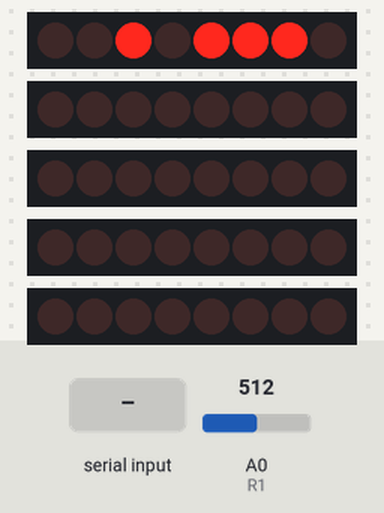
The sketch below on a simulated Arduino Uno, built with avr-gcc and run on an emulated ATmega328P. Parts: 5 × 8 shift-register outputs drawn as a row of LEDs (first output left, lit = HIGH). Wiring (inferred from the names in the program): 5 × shift register (74HC595): data pin 12, shift clock pin 11, latch pin 10 / data A0, shift clock A1 / data pin 6, shift clock pin 7 / data pin 9, shift clock pin 13 / data pin 4, shift clock pin 5. Wiring (inferred from the signals the program sends): 5 × row of LEDs: on Q0, Q1, Q2, Q3, Q4, Q5, Q6, Q7 / on Q0, Q1, Q2, Q3, Q4, Q5, Q6, Q7 / on Q0, Q1, Q2, Q3, Q4, Q5, Q6, Q7 / on Q0, Q1, Q2, Q3, Q4, Q5, Q6, Q7 / on Q0, Q1, Q2, Q3, Q4, Q5, Q6, Q7. The inputs (shaded band) are chosen by the test bench; at power-on: A0 (R1) = 512. Random numbers use the default seed unless the sketch sets one; what the sketch prints to the serial monitor is not drawn.

Above: at 7.2 s.
7.3 s: "L" received over the second serial link
At 8.8 s:
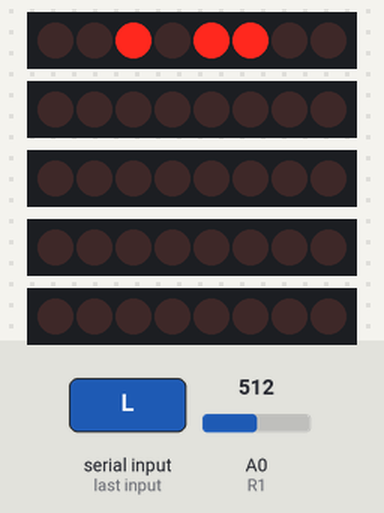
11.5 s: A0 (R1) set to 716
At 15.5 s:
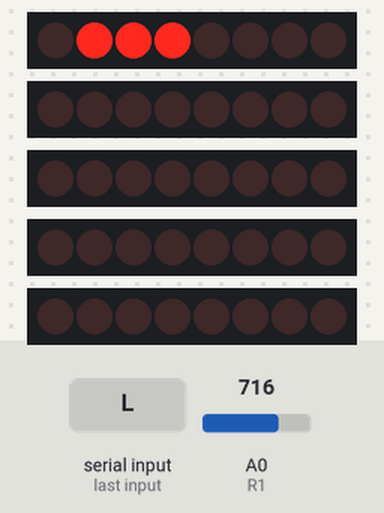
15.7 s: "R" received over the second serial link
17.2 s: "L" received over the second serial link
At 18.8 s:
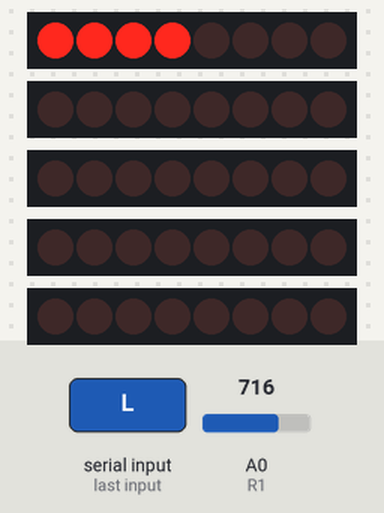
20.5 s: "R" received over the second serial link
At 22.5 s:
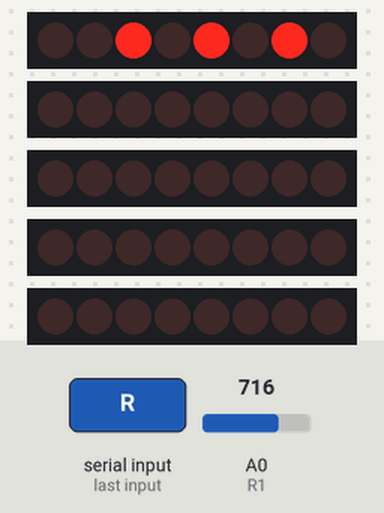
Timing chart, 0 to 23.5 s (numbered marks = the images above; inputs shaded):
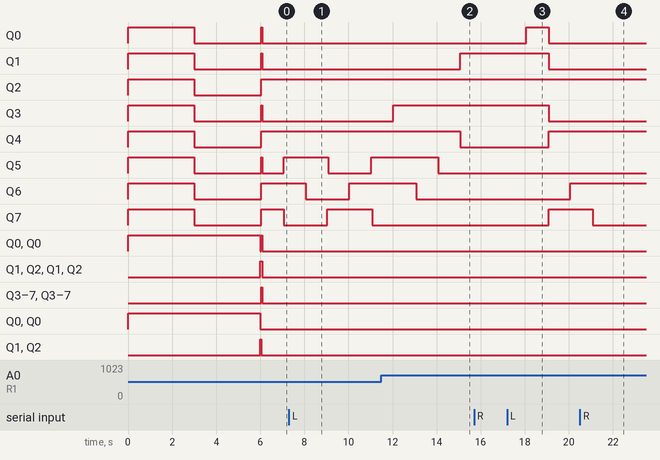

The sketch:

BlueSnake.ino
```cpp
#include <SoftwareSerial.h>
SoftwareSerial hc06(3, 2); // RX = 2, TX = 3

char appData;
String inData = "";
//
#define gatePin 10
#define clockPin 11
#define dataPin 12
//                 define rows pins numbers
#define R1 A0
#define R2 A1
#define R3 4
#define R4 5
#define R5 6
#define R6 7
#define R7 9
#define R8 13
//                 define columns pins numbers in shift register
#define C1 1
#define C2 2
#define C3 4
#define C4 8
#define C5 16
#define C6 32
#define C7 64
#define C8 128
//                 define buttons
#define Up    A4
#define Down  A5
#define Left  A2
#define Right A3

//                                    helper
bool   DispMatrix[8][8] = {//       1.[] col   2.[]row
  {1,1,1,1,1,1,1,1},
  {0,0,1,0,0,1,0,0},
  {0,0,1,0,0,1,1,1},
  {0,0,1,0,0,1,0,0},
  {1,1,1,0,1,1,1,1},
  {1,0,0,0,0,0,1,0},
  {1,1,1,0,0,0,1,0},
  {0,0,1,0,0,0,1,0}
  };

byte   CMatrix[8] = {
  1,2,4,8,16,32,64,128
};
//                               contains last postion of snake


byte getColumn(byte row){
  byte numberForColumnDisplay = 0;
  for(int i = 0; i < 8; i++){
    numberForColumnDisplay = numberForColumnDisplay +  DispMatrix[i][row] * CMatrix[i];
  }
  return 255 - numberForColumnDisplay;
}


void SelectRow(byte row){
  digitalWrite(R1,LOW);
  digitalWrite(R2,LOW);
  digitalWrite(R3,LOW);
  digitalWrite(R4,LOW);
  digitalWrite(R5,LOW);
  digitalWrite(R6,LOW);
  digitalWrite(R7,LOW);
  digitalWrite(R8,LOW);
  switch(row){
  case 0:
    digitalWrite(R1,HIGH);
    break;
  case 1:
    digitalWrite(R2,HIGH);
    break;
  case 2:
    digitalWrite(R3,HIGH);
    break;
  case 3:
    digitalWrite(R4,HIGH);
    break;
  case 4:
    digitalWrite(R5,HIGH);
    break;
  case 5:
    digitalWrite(R6,HIGH);
    break;
  case 6:
    digitalWrite(R7,HIGH);
    break;
  case 7:
    digitalWrite(R8,HIGH);
    break;
  default:
    break;

  }

}


void SelectColumns(byte data){
  digitalWrite(gatePin,LOW);
  shiftOut(dataPin, clockPin ,MSBFIRST, data);
  digitalWrite(gatePin,HIGH);
}

byte checkButtons(){
   if(digitalRead(Up)){
      return 1;
   }
   if(digitalRead(Down)){
      return 2;
   }
   if(digitalRead(Left)){
      return 3;
   }
   if(digitalRead(Right)){
      return 4;
   }
   return 0;
}
// tutaj działa na skret lewo prawo 1 i 2 jest nie używane z tego co patrzyłem

//         Up 1
//  Left <- 3   4 -> Right
//       Down 2


class Snake{//                                                     snake class
  private:
    byte body[2][64];//                            0 for->col->x, 1 for->row->y
    byte Candy[2][2];//          1.[] which 2.[0] for x 2.[1]for y
    byte leng;
    byte WayToGO;
  public:
    Snake();
    bool moveSnake(byte where);
    void makeDisplay();
    void addPart(byte x, byte y);
    bool HitSnake(byte col,byte row);
    bool AteCandy(byte col, byte row);
    byte whereToGo(byte lastButton);
};


Snake::Snake(){
  body[0][0] = 7;//                  its for column x
  body[1][0] = 6;//                  its for row y
  body[0][1] = 7;
  body[1][1] = 7;
  Candy[0][0] = 2;
  Candy[0][1] = 1;
  Candy[1][0] = 4;
  Candy[1][1] = 6;
  leng = 2;
  WayToGO = 1;
}

void Snake::makeDisplay(){
 for(int i = 0; i<8 ; i++)
  for(int j = 0; j<8 ; j++)
    DispMatrix[i][j] = 0;
 for(int len = leng; len > 0; len--){
   DispMatrix[body[0][len-1]][body[1][len-1]] = 1;
 }
 DispMatrix[Candy[0][0]][Candy[0][1]] = 1;
 DispMatrix[Candy[1][0]][Candy[1][1]] = 1;
}

bool Snake::moveSnake(byte where){//                      MOVE SNAKE
  //Serial.println(where);
  bool didAte;
  byte NewPart[2];
  switch(where){
    case 1://                                             GO UP
      if(body[0][0]<1) return 1;
      if(HitSnake(body[0][0] - 1,body[1][0])) return 1;
      didAte = AteCandy(body[0][0] - 1,body[1][0]);
      NewPart[0] =  body[0][leng - 1];
      NewPart[1] =  body[1][leng - 1];
      for(int len = leng - 1; len > 0; len--){
        body[0][len] = body[0][len - 1];
        body[1][len] = body[1][len - 1];
      }
      if(didAte){
        addPart(NewPart[0],NewPart[1]);
      }
      body[0][0]--;
    return 0;


    case 2://                                              GO DOWN
      if(body[0][0]>6) return 1;
      if(HitSnake(body[0][0] + 1,body[1][0])) return 1;
      didAte = AteCandy(body[0][0] + 1,body[1][0]);
      NewPart[0] =  body[0][leng - 1];
      NewPart[1] =  body[1][leng - 1];
      for(int len = leng - 1; len > 0; len--){
        body[0][len] = body[0][len - 1];
        body[1][len] = body[1][len - 1];
      }
      if(didAte){
        addPart(NewPart[0],NewPart[1]);
      }
      body[0][0]++;
    return 0;


    case 4://                                          GO LEFT
      if(body[1][0]<1) return 1;
      if(HitSnake(body[0][0],body[1][0]-1)) return 1;
      didAte = AteCandy(body[0][0],body[1][0] -1);
      NewPart[0] =  body[0][leng - 1];
      NewPart[1] =  body[1][leng - 1];
      for(int len = leng - 1; len > 0; len--){
        body[0][len] = body[0][len - 1];
        body[1][len] = body[1][len - 1];
      }
      if(didAte){
        addPart(NewPart[0],NewPart[1]);
      }
      body[1][0]--;
    return 0;


    case 3://                                             GO RIGHT
      if(body[1][0]>6) return 1;
      if(HitSnake(body[0][0],body[1][0] + 1)) return 1;
      didAte = AteCandy(body[0][0],body[1][0]+1);
      NewPart[0] =  body[0][leng - 1];
      NewPart[1] =  body[1][leng - 1];
      for(int len = leng - 1; len > 0; len--){
        body[0][len] = body[0][len - 1];
        body[1][len] = body[1][len - 1];
      }
      if(didAte){
        addPart(NewPart[0],NewPart[1]);

      }
      body[1][0]++;
    return 0;


    default:
    return 0;
  }

}

void Snake::addPart(byte x, byte y){
  if(leng < 62){
    body[0][leng] = x;
    body[1][leng] = y;
    leng++;
  }
}

bool Snake::HitSnake(byte col,byte row){
  for(int len = leng - 1; len > 0; len -- ){
    if((body[0][len] == col)&&(body[1][len] == row)) return 1;
  }
  return 0;
}

bool Snake::AteCandy(byte col, byte row){
  byte newX = 0,newY = 0;
  randomSeed(analogRead(0));
  byte randomCandyPoze = random(64-leng-4);
  if((Candy[0][0] == col)&&(Candy[0][1] == row)){//[0][x/y]
    while(randomCandyPoze > 0){
      if(newX >= 7){
        newY++;
        newX = 0;
      }else{
        newX++;
      }
     if(DispMatrix[newY][newX] == 0)randomCandyPoze--;
    }
    Candy[0][0] = newX;
    Candy[0][1] = newY;

    Serial.print(newX);
    Serial.println(newY);

    return 1;
  }
    if((Candy[1][0] == col)&&(Candy[1][1] == row)){//[1][x/y]
      while(randomCandyPoze > 0){
      if(newX >= 7){
        newY++;
        newX = 0;
      }else{
        newX++;
      }
      if(DispMatrix[newY][newX] == 0) randomCandyPoze--;
    }
    Candy[1][1] = newX;
    Candy[1][0] = newY;

    Serial.print(newX);
    Serial.println(newY);

    return 1;
  }
  return 0;
}

byte Snake::whereToGo(byte lastButton){
  switch(lastButton){
    case 3:
    if(WayToGO == 1){
      WayToGO = 3;
      return WayToGO;
      }
    if(WayToGO == 2){
      WayToGO = 4;
      return WayToGO;
      }
    if(WayToGO == 3){
      WayToGO = 2;
      return WayToGO;
      }
    if(WayToGO == 4){
      WayToGO = 1;
      return WayToGO;
      }
    case 4:
    if(WayToGO == 1){
      WayToGO = 4;
      return WayToGO;
      }
    if(WayToGO == 2){
      WayToGO = 3;
      return WayToGO;
      }
    if(WayToGO == 3){
      WayToGO = 1;
      return WayToGO;
      }
    if(WayToGO == 4){
      WayToGO = 2;
      return WayToGO;
      }
    default:
    return WayToGO;
  }
}

Snake * snake = new Snake();
unsigned long Time;

//                                                                        SetUp

void setup() {
//                       setting pinMode's for cols and rows 74HC595 ShiftRegister
  pinMode(gatePin,OUTPUT);
  pinMode(clockPin,OUTPUT);
  pinMode(dataPin,OUTPUT);
  pinMode(R1,OUTPUT);
  pinMode(R2,OUTPUT);
  pinMode(R3,OUTPUT);
  pinMode(R4,OUTPUT);
  pinMode(R5,OUTPUT);
  pinMode(R6,OUTPUT);
  pinMode(R7,OUTPUT);
  pinMode(R8,OUTPUT);
//                       setting buttons

  pinMode(Up, INPUT);
  pinMode(Down, INPUT);
  pinMode(Left, INPUT);
  pinMode(Right, INPUT);
//                       turning off all matrix

//                       set all Columns on LOW

  SelectColumns(0);
  digitalWrite(R1,HIGH);
  digitalWrite(R2,HIGH);
  digitalWrite(R3,HIGH);
  digitalWrite(R4,HIGH);
  digitalWrite(R5,HIGH);
  digitalWrite(R6,HIGH);
  digitalWrite(R7,HIGH);
  digitalWrite(R8,HIGH);
//                       set all Rows on High

  delay(3000);


  SelectColumns(255);
  digitalWrite(R1,LOW);
  digitalWrite(R2,LOW);
  digitalWrite(R3,LOW);
  digitalWrite(R4,LOW);
  digitalWrite(R5,LOW);
  digitalWrite(R6,LOW);
  digitalWrite(R7,LOW);
  digitalWrite(R8,LOW);

  delay(3000);

    SelectColumns(0);
  digitalWrite(R1,HIGH);
  digitalWrite(R2,HIGH);
  digitalWrite(R3,LOW);
  digitalWrite(R4,HIGH);
  digitalWrite(R5,HIGH);
  digitalWrite(R6,LOW);
  digitalWrite(R7,HIGH);
  digitalWrite(R8,HIGH);
//  Serial.begin(9600);
//  Time = millis();
  Serial.begin(9600);
  Serial.println("HM10 serial started at 9600");
  hc06.begin(9600);
}

void Show(){
  for(int i = 0;i<8;i++){
     SelectColumns(255);
     SelectRow(i);
     SelectColumns(getColumn(i));
  }
}

byte lastButton = 0;
byte pom;
byte ifCandyCollected;

void loop() {
  //pom = checkButtons();

  //if(pom){
  //  lastButton = pom;// system of cheacking button (works)
  //}

  while (hc06.available()) {   // if HM10 sends something then read
    appData = hc06.read();
    inData = String(appData);  // save the data in string format
    Serial.write(appData);
    if(inData == "L"){
      lastButton = 3;
    }
    if(inData == "R"){
      lastButton = 4;
    }
    if(inData == "C"){
      lastButton = 0;
    }

  }


  if(Time + 1000 < millis()){
    if(snake->moveSnake(snake->whereToGo(lastButton))){
      delete snake;
      snake = new Snake();
    }
    snake->makeDisplay();
    Time = millis();
    lastButton = 0;
  }
  Show();// system of showing on board (works)
}
// end of file
```

Measured:
- after the input at 15.7 s, every drawn part: stays the same
- after the input at 17.2 s, Q0: LOW → HIGH after 0.86 s, → LOW 1.0 s later; Q1, Q3: HIGH → LOW after 1.9 s; Q4, Q7: LOW → HIGH after 1.9 s; Q6: LOW → HIGH after 2.9 s
